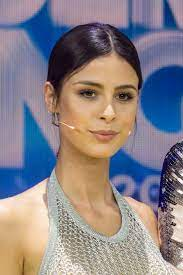
#> input picture lena.jpg, 183 x 275 px
$ python Shi_Tomasi_Corner_Detector.py
#> lines starting #> are read from the running program, lines starting #| are printed output that depends on the picture; after the words box and inside, x2 and y2 are one past the last pixel; in counts of white or black regions, pixels touching at a corner belong together
import numpy as np
import cv2 as cv

img = cv.imread('lena.jpg')
#> img is the input picture: shape (275, 183, 3); mean B, G, R 135.7, 129.8, 136.7

gray = cv.cvtColor(img, cv.COLOR_BGR2GRAY)
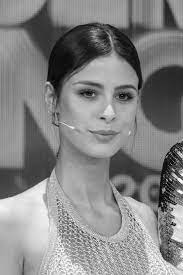
#> gray: shape (275, 183); min 1, max 254, mean 132.6

corners = cv.goodFeaturesToTrack(gray, 100, 0.01, 10)
#> corners = 100 rows, first 8: [175, 224], [177, 190], [175, 149], [172, 208], [164, 188], [47, 80], [172, 173], [158, 206]

corners = np.int0(corners)

for i in corners:
    x, y = i.ravel()
    cv.circle(img, (x, y), 3, [255, 255, 0], -1)
#> this loop made 100 passes
#> (x, y) on passes 1 to 12: (175, 224), (177, 190), (175, 149), (172, 208), (164, 188), (47, 80), (172, 173), (158, 206), (57, 200), (93, 94), (172, 237), (68, 218)
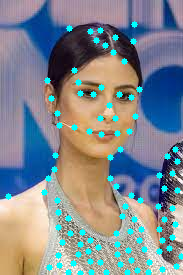
#> img: shape (275, 183, 3); 5.73% of pixels changed, all inside (x1, y1, x2, y2) = (5, 21, 183, 275)

cv.imshow('Shi-Tomasi Corner Detector', img)

if cv.waitKey(0) & 0xff == 27:
#> (key Esc is pressed here)
    cv.destroyAllWindows()

$ run again, with flow.jpg copied over lena.jpg
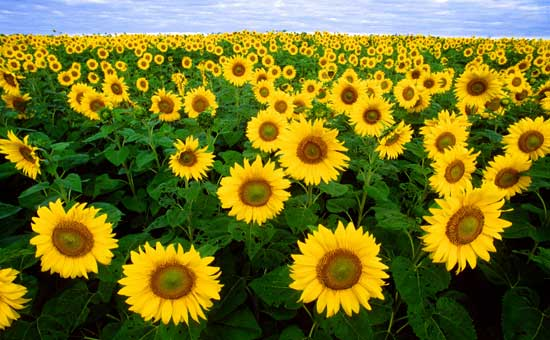
#> input picture flow.jpg, 550 x 340 px
#> img is the input picture: shape (340, 550, 3); mean B, G, R 35.3, 114, 115.6
#> `gray = cv.cvtColor(img, cv.COLOR_BGR2GRAY)`:
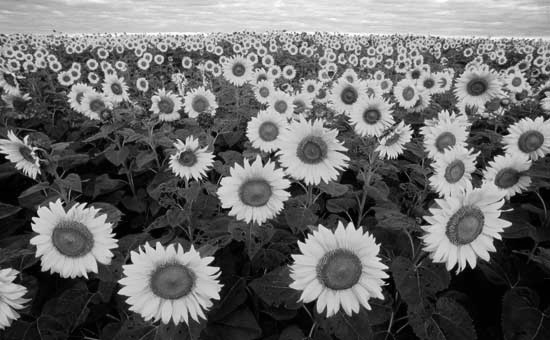
#> gray: shape (340, 550); min 0, max 254, mean 105.5
#> corners = 100 rows, first 8: [388, 276], [86, 203], [5, 157], [218, 268], [500, 238], [488, 162], [33, 218], [298, 240]
#> the loop `for i in corners:` made 100 passes
#> after the loop `for i in corners:`:
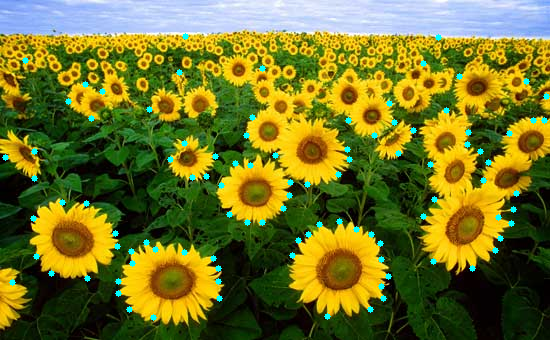
#> img: shape (340, 550, 3); 1.55% of pixels changed, all inside (x1, y1, x2, y2) = (2, 33, 550, 321)
